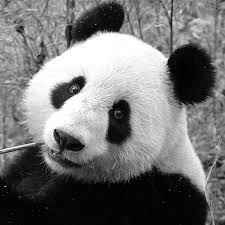
#> input picture panda.jpg, 225 x 225 px
$ python ex1c.py
#> lines starting #> are read from the running program, lines starting #| are printed output that depends on the picture
import numpy as np
from matplotlib import pyplot as plt
import random
import cv2

def main():
    """read a grayscale image and show it"""
    img=cv2.imread("panda.jpg",0)
#> img is the input picture: shape (225, 225); min 0, max 255, mean 115.4
    plt.imshow(img, cmap='gray')
    plt.show()

    """gaussian blurring filter."""
    filter=[[1.0/16,2.0/16,1.0/16],[2.0/16,4.0/16,2.0/16],[1.0/16,2.0/16,1.0/16]]
    blur = cv2.filter2D(img, -1,np.array(filter))
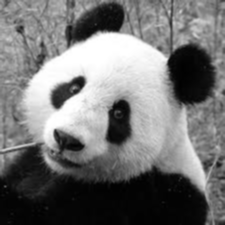
#> blur: shape (225, 225); min 0, max 255, mean 115.4
    plt.imshow(blur, cmap='gray')
    plt.show()

    """sharp the image using a Gaussian Sharpen filter."""
    clear = cv2.filter2D(blur, -1,np.array([[0, -1, 0],[-1, 5, -1],[0, -1, 0]]))
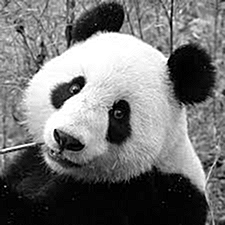
#> clear: shape (225, 225); min 0, max 255, mean 115.4
    plt.imshow(clear, cmap='gray')
    plt.show()

    """show the dist between the original image and the sharpen image."""
    dist=img-clear
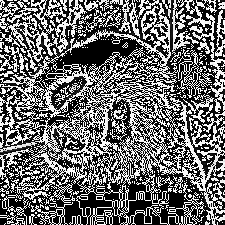
#> dist: shape (225, 225); min 0, max 255, mean 108.1
    plt.imshow(dist, cmap='gray')
    plt.show()


if __name__=="__main__":
    main()

$ run again, with sudoku.jpg copied over panda.jpg
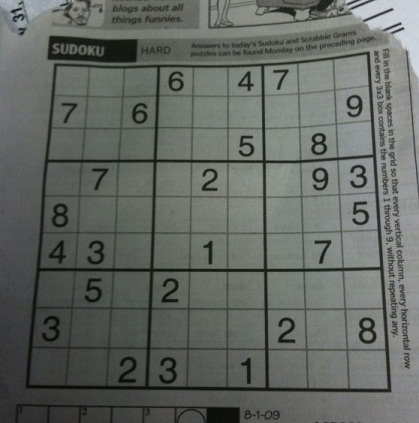
#> input picture sudoku.jpg, 419 x 423 px
#> in main, `dist=img-clear`:
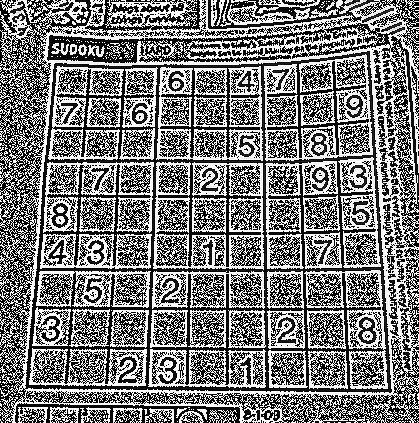
#> dist: shape (423, 419); min 0, max 255, mean 121.4
